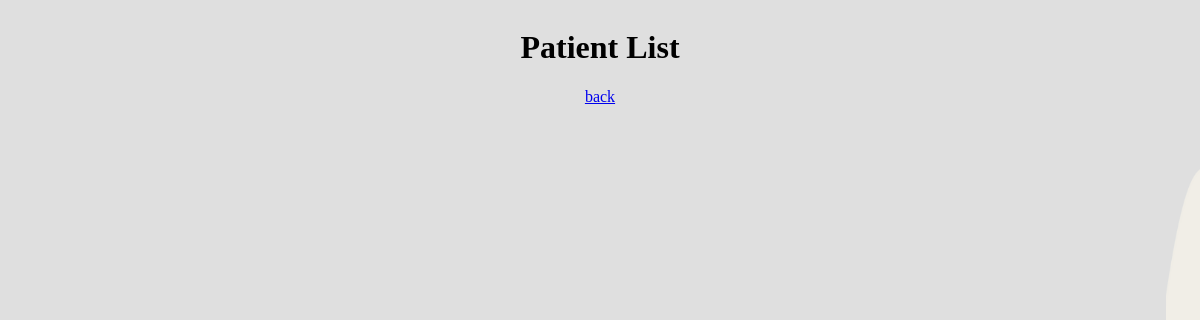
Page /pages/patients.php on the earlier database version.
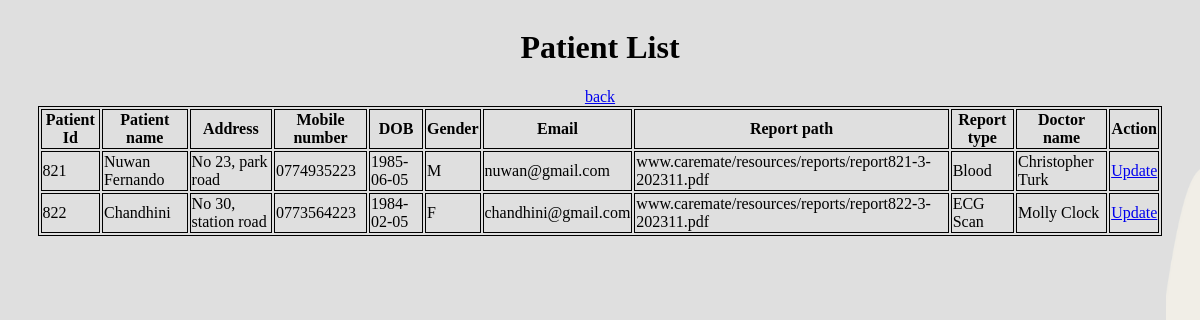
Same page on the later database version.
### tables this page shows
CREATE TABLE `report` (
  `report_id` int(11) NOT NULL,
  `patient_id` int(11) NOT NULL,
  `doctor_id` int(11) NOT NULL,
  `file_path` varchar(255) NOT NULL,
  `report_type` varchar(30) NOT NULL
);

CREATE TABLE `patient` (
  `patient_id` int(11) NOT NULL,
  `patient_name` varchar(50) NOT NULL,
  `patient_address` varchar(100) NOT NULL,
  `mobile_number` char(10) NOT NULL,
  `dob` date NOT NULL,
  `gender` char(1) NOT NULL,
  `email` varchar(50) NOT NULL
);

CREATE TABLE `doctor` (
  `doctor_id` int(11) NOT NULL,
  `doctor_name` varchar(50) NOT NULL,
  `doctor_specialization` varchar(30) NOT NULL,
  `mobile_number` char(10) NOT NULL,
  `email` varchar(50) NOT NULL
);

### api/patient/view-patient.php (called while the page is built, shortened)
<?php include "../api/db/db_conn.php";
$sql = "SELECT r.file_path, r.report_type, p.patient_id, p.patient_name,  p.patient_address,  p.dob, p.gender, p.mobile_number, p.email, d.doctor_name
        FROM report AS r
        LEFT JOIN patient AS p
        ON r.patient_id=p.patient_id
        LEFT JOIN doctor AS d
        ON r.doctor_id = d.doctor_id";
$res = mysqli_query($conn, $sql);
?>

### pages/patients.php (the view, shortened to what this page needs)
<?php include "../api/patient/view-patient.php"; ?>
<html>
<head>
</head>
<body style="background-image: url('../img/main-bg.png'); background-repeat: no-repeat; background-attachment: fixed; background-size: cover;">
    <h1>Patient List</h1> <a href="./home.php">back</a>
    <?php if (mysqli_num_rows($res)) { ?>
        <div id="viewTable" style="width: 95%;">
            <table>
                <thead>
                    <tr>
                        <th scope="col">Patient Id</th>
                        <th scope="col">Patient name</th>
                        <th scope="col">Address</th>
                        <th scope="col">Mobile number</th>
                        <th scope="col">DOB</th>
                        <th scope="col">Gender</th>
                        <th scope="col">Email</th>
                        <th scope="col">Report path</th>
                        <th scope="col">Report type</th>
                        <th scope="col">Doctor name</th>
                        <th scope="col">Action</th>
                    </tr>
                </thead>
                <tbody>
                    <?php
                    while ($rows = mysqli_fetch_assoc($res)) {
                    ?>
                        <tr>
                            <td><?php echo $rows['patient_id'] ?></td>
                            <td><?php echo $rows['patient_name'] ?></td>
                            <td><?php echo $rows['patient_address'] ?></td>
                            <td><?php echo $rows['mobile_number'] ?></td>
                            <td><?php echo $rows['dob'] ?></td>
                            <td><?php echo $rows['gender'] ?></td>
                            <td><?php echo $rows['email'] ?></td>
                            <td><?php echo $rows['file_path'] ?></td>
                            <td><?php echo $rows['report_type'] ?></td>
                            <td><?php echo $rows['doctor_name'] ?></td>
                            <td><a href="./edit-patient.php?id=<?= $rows['patient_id'] ?>">Update</a>
                            </td>
                        </tr>
                    <?php } ?>
                </tbody>
            </table>
        </div>
    <?php } ?>
</body>
</html>

### pages/patients.php (style rules this page uses)
#viewTable table, #viewTable th, #viewTable td { border: 1px solid; }
body { display: flex; flex-direction: column; align-items: center; }

Differences in the rows shown:
added report: patient.patient_id "821", patient.patient_name "Nuwan Fernando", patient.patient_address "No 23, park road", patient.mobile_number "0774935223", patient.dob "1985-06-05", patient.gender "M", patient.email "nuwan@gmail.com", file_path "www.caremate/resources/reports/report821-3-202311.pdf", report_type "Blood", doctor.doctor_name "Christopher Turk"
added report: patient.patient_id "822", patient.patient_name "Chandhini", patient.patient_address "No 30, station road", patient.mobile_number "0773564223", patient.dob "1984-02-05", patient.gender "F", patient.email "chandhini@gmail.com", file_path "www.caremate/resources/reports/report822-3-202311.pdf", report_type "ECG Scan", doctor.doctor_name "Molly Clock"
Other differences:
text now shown: "Patient Id Patient name Address Mobile number DOB Gender Email Report path Report type Doctor name Action"
